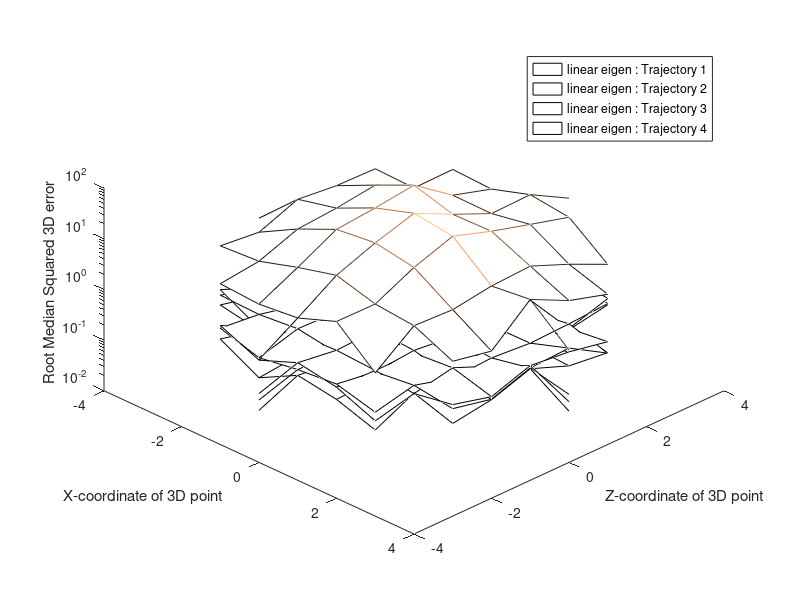
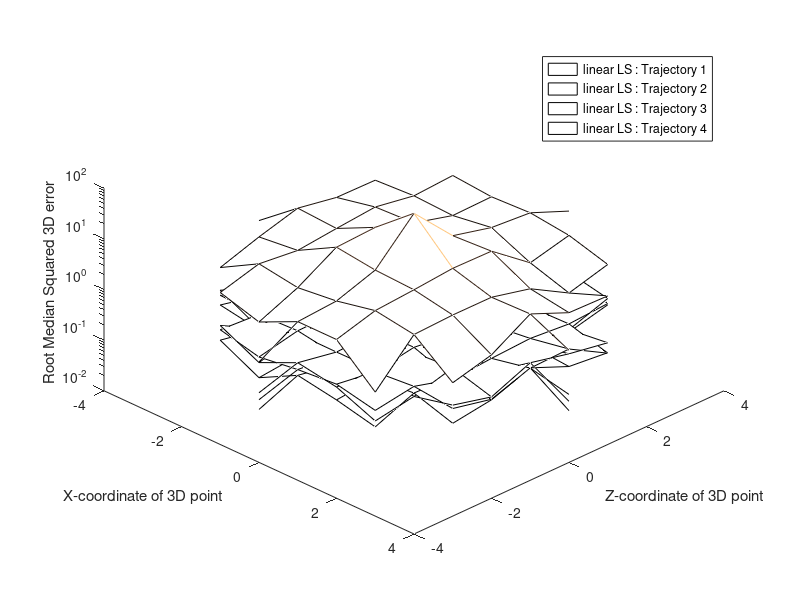
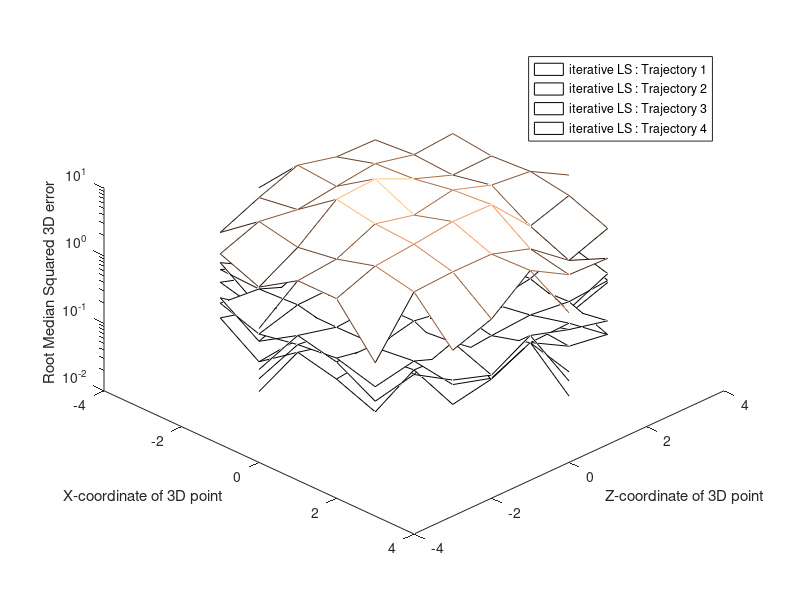
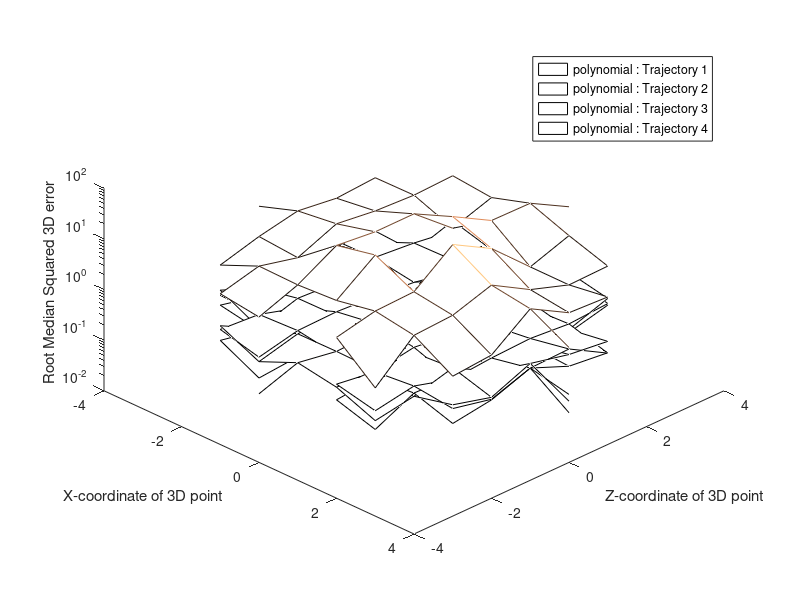

Here is the MATLAB script that generated these plots, in order:
%%
% Test 1
%%

load test_1and2
triangl_methods = cellstr(triangl_methods);
num_traj = length(trajectories);
num_triangl_methods = length(triangl_methods);
num_points = length(points_3D);

l = cell(0);    % legend
t = cell(0);;    % title
for i = 1 : num_traj
    for j = 1 : num_triangl_methods
        l{j, i} = [strrep(strrep(triangl_methods{j}, '_', ' '), 'triangulation', ''), ': ', 'Trajectory ', num2str(i)];
    end
    t{i} = ['Trajectory ', num2str(i), ': ', trajectories{i}.traj_descr];
end

% Plot RMS vs X- and Y- coordinate

mesh_coord_max = max(max(points_3D(:, 1:3)));
mesh_coords = (-mesh_coord_max : mesh_coord_max)';
mesh_values = NaN * ones(2*mesh_coord_max + 1);    % create mesh with initially invalid values
idxs = int64(points_3D(:, 1:3)) + mesh_coord_max + 1;

for j = 1 : num_triangl_methods
    figure(1)
    clf
    colormap copper

    hold on
    for i = 1 : num_traj
        for k = 1:size(idxs, 1)
            mesh_values(idxs(k, 1), idxs(k, 2)) = p_err3D_median_summary(i, j, k);
        end
        mesh(mesh_coords, mesh_coords, mesh_values)
    end
    hold off

    view(45, 45)
    set(gca, 'zscale', 'log')
    set(gca, 'ZMinorTick', 'on')
    xlabel('X-coordinate of 3D point')
    ylabel('Z-coordinate of 3D point')
    zlabel('Root Median Squared 3D error')
    legend(l(j, :))

    saveas(gcf, ['figures/test1_', triangl_methods{j}, '_3Dplot.pdf'])
end

% Plot error ellipsoids for (almost) each point of Iterative LS triangulation

mean = zeros(3, 1);
covar = zeros(3, 3);

j = find(strcmp(triangl_methods, 'iterative_LS_triangulation'));
if length(j)    % iterative_LS exists
    for i = 1 : num_traj
        
        figure(2)
        clf
        colormap summer

        hold on
        for p = 1 : num_points
            mean(:) = p_err3Dv_mean_summary(i, j, p, :);
            covar(:, :) = p_err3Dv_covar_summary(i, j, p, :, :);
            if (any(isnan(mean)) || any(isinf(mean)) || any(isnan(covar(:))) || any(isinf(covar(:))))
                continue
            end
            
            % plot line from real point to mean of various noise trials of the triangulated point
            p_mid = points_3D(p, 1:3)' + mean;
            plot3([points_3D(p, 1); p_mid(1)], [points_3D(p, 2); p_mid(2)], [points_3D(p, 3); p_mid(3)], 'r-')
            
            [vectors, values] = eig(covar);
            values = diag(values);
            vectors = vectors * diag(sign(values));
            values = sqrt(abs(values));

            [x, y, z] = ellipsoid(0,0,0, values(1),values(2),values(3), 30);

            for k = 1:31
                res = vectors * [x(k, :); y(k, :); z(k, :)];
                x(k, :) = res(1, :);
                y(k, :) = res(2, :);
                z(k, :) = res(3, :);
            end

            x = p_mid(1) + x;
            y = p_mid(2) + y;
            z = p_mid(3) + z;

            % plot covariance of various noise trials of the triangulated point
            h = surfl(x, y, z);
            set(h, 'edgecolor','none')
        end
        hold off

        axis(mesh_coord_max * [-1, 1, -1, 1, -1, 1])
        view(40, 40)
        xlabel('X-coordinate of 3D point')
        ylabel('Y-coordinate of 3D point')
        zlabel('Z-coordinate of 3D point')
        title(['Error ellipsoids of triangulated points for end-pose of trajectory ', num2str(i)])

        saveas(gcf, ['figures/test1_vectors_traj', num2str(i), '_3Dplot.pdf'])
    end
end



%%
% Test 2
%%

triangl_line_styles = {'-', '--', ':', '-.'};
traj_color_styles = {'b', 'g', 'r', 'c'};

% 3D Plot by visualizing the trajectories

figure(3)
clf

traj_x = zeros(num_poses, num_traj);
traj_z = zeros(num_poses, num_traj);
for i = 1 : num_traj
    traj_x(:, i) = trajectories{i}.sideways_values;
    traj_z(:, i) = trajectories{i}.towards_values - default_parameters.cam_pose_offset;
    if strcmp(trajectories{i}.traj_descr, 'From 1st cam, describing circle (while facing the sphere of points) until intersecting with trajectory 3')
        plot3(traj_x(:, i), traj_z(:, i), min(err3D_median_summary(:)) * ones(size(traj_z(:, i))), 'k-')    % projection on the ground
    end
end

hold on
for i = 1 : num_traj
    for j = 1 : num_triangl_methods
        plot3(traj_x(:, i), traj_z(:, i), err3D_median_summary(i, :, j), [traj_color_styles{i}, triangl_line_styles{j}])
    end
end
hold off

view(45, 45)
set(gca, 'zscale', 'log')
xlabel('X-coordinate of 2nd camera center')
ylabel('Z-coordinate of 2nd camera center')
zlabel('Root Median Squared 3D error')
legend(['Projection of 4th trajectory on the ground'; l(:)])
title(strjoin(t, ' \n'))

saveas(gcf, 'figures/test2_err3D_3Dplot.pdf')

% 2D Plot, in function of trajectory progress

figure(4)
clf

progress = linspace(0, 100, num_poses);

hold on
for i = 1 : num_traj
    for j = 1 : num_triangl_methods
        semilogy(progress, err3D_median_summary(i, :, j), [traj_color_styles{i}, triangl_line_styles{j}])
    end
end
hold off

set(gca, 'YMinorTick', 'on')
xlabel('progress of trajectory [%]')
ylabel('Root Median Squared 3D error')
legend(l(:))

saveas(gcf, 'figures/test2_err3D_2Dplot.pdf')

% Robustness Plot of Iterative LS triangulation

j = find(strcmp(triangl_methods, 'iterative_LS_triangulation'));
if length(j)    % iterative_LS exists

    % False positives

    figure(5)
    clf
    
    hold on
    for i = 1 : num_traj
        plot(progress, false_pos_summary(i, :, j), [traj_color_styles{i}, '-']);
    end
    hold off

    set(gca, 'YMinorTick', 'on')
    xlabel('progress of trajectory [%]')
    ylabel('Ratio of amount of false positives')
    legend(l(j, :))
    title(['Robustness (3D error distance threshold = ', num2str(robustness_thresh_max), '), "positive" means properly triangulated'])

    saveas(gcf, 'figures/test2_robustnessFalsePositivesRatio_plot.pdf')

    % False negatives

    figure(6)
    clf
    
    hold on
    for i = 1 : num_traj
        plot(progress, false_neg_summary(i, :, j), [traj_color_styles{i}, '-']);
    end
    hold off

    set(gca, 'YMinorTick', 'on')
    xlabel('progress of trajectory [%]')
    ylabel('Ratio of amount of false negatives')
    legend(l(j, :))
    title(['Robustness (3D error distance threshold = ', num2str(robustness_thresh_min), '), "positive" means properly triangulated'])

    saveas(gcf, 'figures/test2_robustnessFalseNegativesRatio_plot.pdf')
    
end



%%
% Test 3
%%

load test_3
triangl_methods = cellstr(triangl_methods);
noise_type_descr = cellstr(noise_type_descr);
num_noise_types = length(noise_type_descr);
noise_sigma_values = repmat(noise_sigma_values, [1, num_noise_types]);

j = find(strcmp(triangl_methods, 'iterative_LS_triangulation'));
if length(j)    % iterative_LS exists
    
    % Plot of RMS 3D error in function of noise sigma

    for i = 1 : num_traj
        figure(7)
        clf

        plot(noise_sigma_values, squeeze(err3D_median_summary(i, :, :, j))')

        xlabel('camera 2D noise sigma value [px]')
        ylabel('Root Median Squared 3D error')
        legend(noise_type_descr(:))
        title([strrep(triangl_methods{j}, '_', ' '), ' on end-pose of trajectory ', num2str(i)])

        saveas(gcf, ['figures/test3_err3D_traj', num2str(i), '.pdf'])
    end
end
